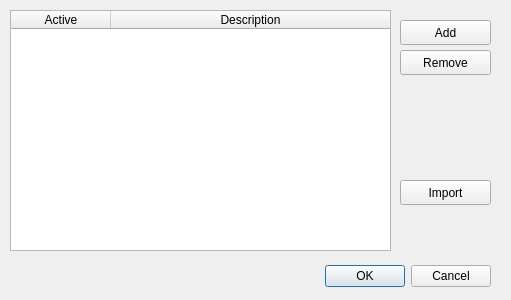
<?xml version="1.0" encoding="UTF-8"?>
<ui version="4.0">
 <class>FilterDialog</class>
 <widget class="QDialog" name="Dialog">
  <property name="geometry">
   <rect>
    <x>0</x>
    <y>0</y>
    <width>511</width>
    <height>300</height>
   </rect>
  </property>
  <property name="windowTitle">
   <string>Dialog</string>
  </property>
  <widget class="QDialogButtonBox" name="buttonBox">
   <property name="geometry">
    <rect>
     <x>150</x>
     <y>260</y>
     <width>341</width>
     <height>32</height>
    </rect>
   </property>
   <property name="orientation">
    <enum>Qt::Horizontal</enum>
   </property>
   <property name="standardButtons">
    <set>QDialogButtonBox::Cancel|QDialogButtonBox::Ok</set>
   </property>
  </widget>
  <widget class="QPushButton" name="addFunctions">
   <property name="geometry">
    <rect>
     <x>400</x>
     <y>20</y>
     <width>91</width>
     <height>25</height>
    </rect>
   </property>
   <property name="text">
    <string>Add</string>
   </property>
  </widget>
  <widget class="QPushButton" name="removeFunctions">
   <property name="geometry">
    <rect>
     <x>400</x>
     <y>50</y>
     <width>91</width>
     <height>25</height>
    </rect>
   </property>
   <property name="text">
    <string>Remove</string>
   </property>
  </widget>
  <widget class="QPushButton" name="importFunctions">
   <property name="geometry">
    <rect>
     <x>400</x>
     <y>180</y>
     <width>91</width>
     <height>25</height>
    </rect>
   </property>
   <property name="text">
    <string>Import</string>
   </property>
  </widget>
  <widget class="QTableWidget" name="infoFunctions">
   <property name="geometry">
    <rect>
     <x>10</x>
     <y>10</y>
     <width>381</width>
     <height>241</height>
    </rect>
   </property>
   <property name="columnCount">
    <number>2</number>
   </property>
   <attribute name="horizontalHeaderCascadingSectionResizes">
    <bool>false</bool>
   </attribute>
   <attribute name="horizontalHeaderStretchLastSection">
    <bool>true</bool>
   </attribute>
   <attribute name="verticalHeaderStretchLastSection">
    <bool>false</bool>
   </attribute>
   <column>
    <property name="text">
     <string>Active</string>
    </property>
   </column>
   <column>
    <property name="text">
     <string>Description</string>
    </property>
   </column>
  </widget>
 </widget>
 <resources/>
 <connections>
  <connection>
   <sender>buttonBox</sender>
   <signal>accepted()</signal>
   <receiver>Dialog</receiver>
   <slot>accept()</slot>
   <hints>
    <hint type="sourcelabel">
     <x>248</x>
     <y>254</y>
    </hint>
    <hint type="destinationlabel">
     <x>157</x>
     <y>274</y>
    </hint>
   </hints>
  </connection>
  <connection>
   <sender>buttonBox</sender>
   <signal>rejected()</signal>
   <receiver>Dialog</receiver>
   <slot>reject()</slot>
   <hints>
    <hint type="sourcelabel">
     <x>316</x>
     <y>260</y>
    </hint>
    <hint type="destinationlabel">
     <x>286</x>
     <y>274</y>
    </hint>
   </hints>
  </connection>
 </connections>
</ui>
